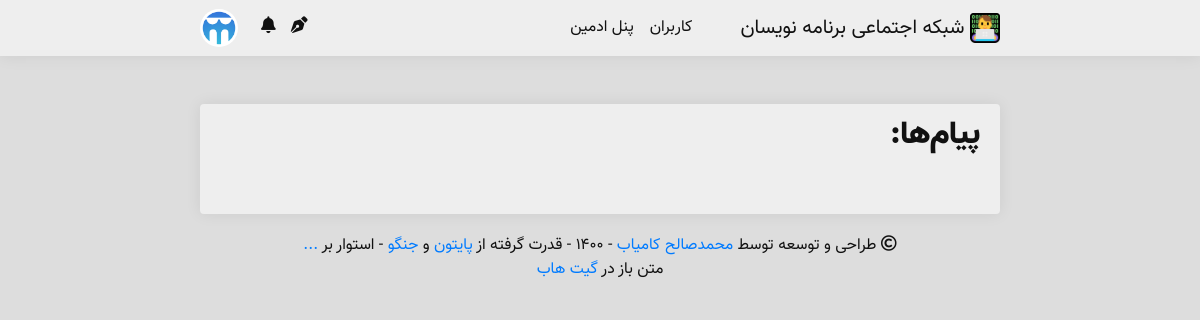
Page /user/notifications/new/ (signed in) on the earlier database version.
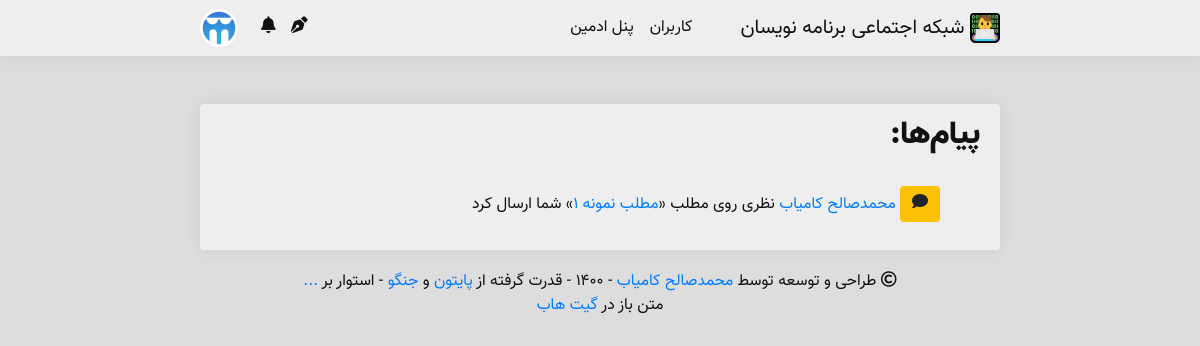
Same page on the later database version.
### main/models.py (models this page shows)
class Notification(models.Model):
    givver = models.ForeignKey(
        'Person',
        on_delete=models.SET_NULL,
        null=True,
        verbose_name='گیرنده'
    )
    message = models.TextField(
        verbose_name='متن پیام'
    )
    notif_type = models.CharField(
        max_length=10,
        default=None,
        null=True,
        verbose_name='نوع'
    )
    done = models.BooleanField(
        default=False,
        verbose_name='خوانده شده'
    )
    class Meta:
        verbose_name = 'پیام'
        verbose_name_plural = 'پیام‌ها'

### persons/views.py (the view)
# urls.py: path('notifications/new/', views.new_notifications, name = 'new_notifications'),
@login_required
def new_notifications(request):
    authenticated_user = get_authenticated_user(request)
    notifications = Notification.objects.filter(givver=authenticated_user, done=False).order_by('-id')
    for notification in notifications:
        notification.done = True
        notification.save()
    context = {
        'authenticated_user': authenticated_user,
        'new_notifications': get_new_notifications(authenticated_user),
        'notifications': notifications,
    }
    return render(request, 'person/notifications/new.html', context)

### main/functions.py (called while the page is built)
def get_authenticated_user(request):
    if request.user.is_authenticated:
        return Person.objects.get(username=request.user.username)
    return None

def get_new_notifications(authenticated_user):
    if authenticated_user is not None:
        return len(
            Notification.objects.filter(
                givver=authenticated_user,
                done=False
            )
        )
    return 0

### media/template/person/notifications/new.html (shortened to what this page needs)
{% extends 'main.html' %}
{% block body %}
    <div class="body  border-gray">
        <h2>پیام‌ها:</h2><br/>
        <ul style="list-style-type: none;">
            {% for notification in notifications %}
                <li>
                    <p>
                        {% if notification.notif_type == 'like' %}
                        <button type="button" class="btn btn-danger  border-gray"><i class="far fa-heart"></i></button>
                        {% elif notification.notif_type == 'comment' %}
                        <button type="button" class="btn btn-warning  border-gray"><i class="fas fa-comment"></i></button>
                        {% elif notification.notif_type == 'replay' %}
                        <button type="button" class="btn btn-primary  border-gray"><i class="fas fa-comments"></i></button>
                        {% elif notification.notif_type == 'follow' %}
                        <button type="button" class="btn btn-primary  border-gray"><i class="fas fa-plus"></i></button>
                        {% endif %}
                        {{ notification.message | safe }}
                    </p>
                </li>
            {% endfor %}
        </ul>
    </div>
{% endblock %}

Differences in the rows shown:
added Notification: notif_type "comment" (drawn), message "محمدصالح کامیاب نظری روی مطلب « مطلب نمونه 1 » شما ارسال کرد"
